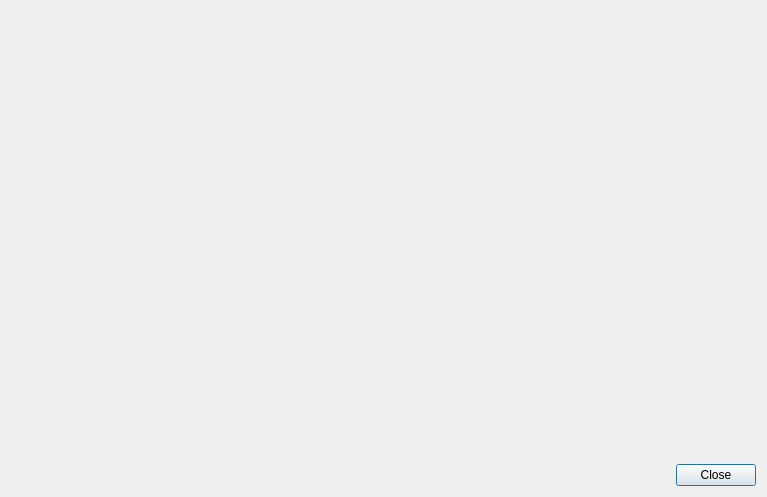
<?xml version="1.0" encoding="UTF-8"?>
<ui version="4.0">
 <class>DialogYARAWidgetAdvanced</class>
 <widget class="QDialog" name="DialogYARAWidgetAdvanced">
  <property name="windowModality">
   <enum>Qt::ApplicationModal</enum>
  </property>
  <property name="geometry">
   <rect>
    <x>0</x>
    <y>0</y>
    <width>767</width>
    <height>497</height>
   </rect>
  </property>
  <property name="windowTitle">
   <string notr="true">Yara</string>
  </property>
  <property name="modal">
   <bool>true</bool>
  </property>
  <layout class="QVBoxLayout" name="verticalLayout">
   <item>
    <widget class="YARAWidgetAdvanced" name="widgetScan" native="true">
     <property name="sizePolicy">
      <sizepolicy hsizetype="Preferred" vsizetype="Expanding">
       <horstretch>0</horstretch>
       <verstretch>0</verstretch>
      </sizepolicy>
     </property>
    </widget>
   </item>
   <item>
    <layout class="QHBoxLayout" name="horizontalLayout">
     <item>
      <spacer name="horizontalSpacer">
       <property name="orientation">
        <enum>Qt::Horizontal</enum>
       </property>
       <property name="sizeHint" stdset="0">
        <size>
         <width>40</width>
         <height>20</height>
        </size>
       </property>
      </spacer>
     </item>
     <item>
      <widget class="QPushButton" name="pushButtonClose">
       <property name="text">
        <string>Close</string>
       </property>
      </widget>
     </item>
    </layout>
   </item>
  </layout>
 </widget>
 <customwidgets>
  <customwidget>
   <class>YARAWidgetAdvanced</class>
   <extends>QWidget</extends>
   <header>yarawidgetadvanced.h</header>
   <container>1</container>
  </customwidget>
 </customwidgets>
 <resources/>
 <connections/>
</ui>
